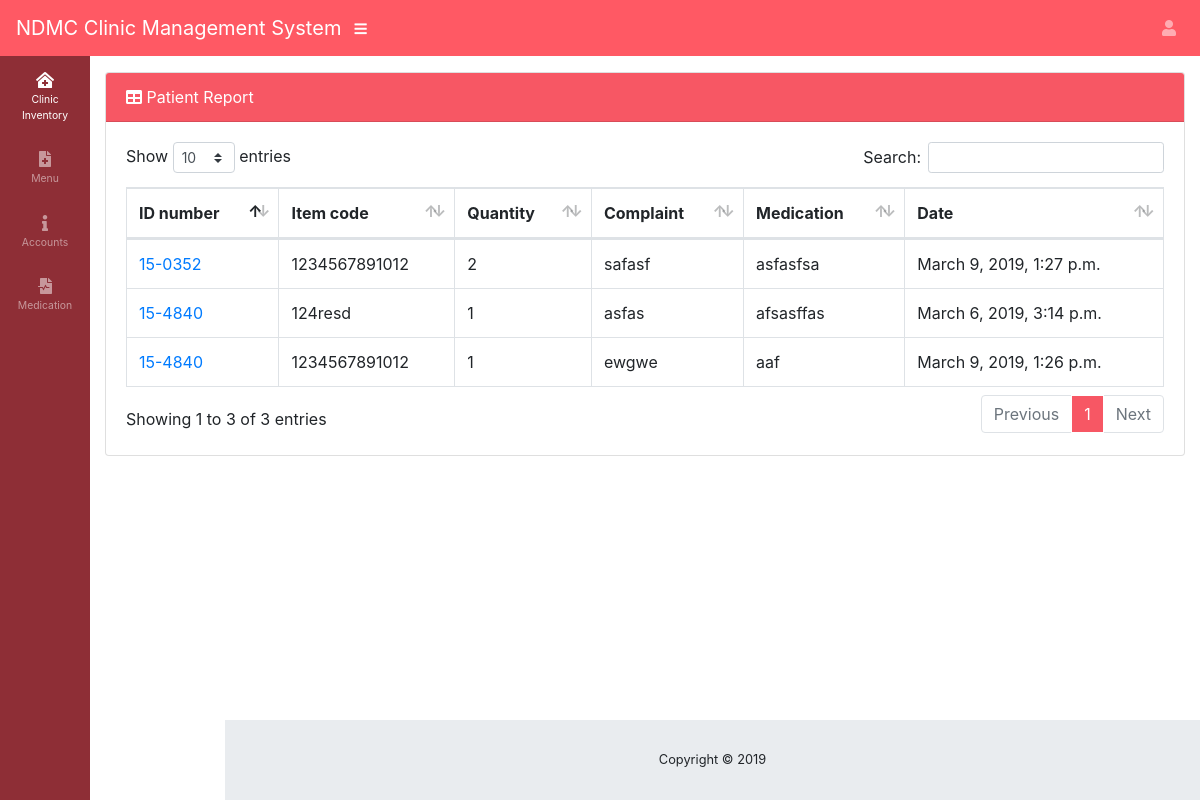
Screenshot of /medical/history (signed in) with the database file from the repository.
### medical/models.py (models this page shows, shortened)
class History(models.Model):
    user                    = models.ForeignKey(User, on_delete=models.CASCADE)
    id_number               = models.ForeignKey('Patient', on_delete=models.CASCADE)
    item_code               = models.ForeignKey('Stock', on_delete=models.CASCADE)
    quantity                = models.IntegerField()
    complaints              = models.TextField()
    medication              = models.TextField()
    date_created            = models.DateTimeField(auto_now_add=True)
    date_modified           = models.DateTimeField(auto_now=True)

class Patient(models.Model):
    user                    = models.ForeignKey(User, on_delete=models.CASCADE)
    id_number               = models.CharField(max_length=255)
    last_name               = models.CharField(max_length=255)
    first_name              = models.CharField(max_length=255)
    middle_name             = models.CharField(max_length=255)
    course                  = models.ForeignKey('Course', on_delete=models.CASCADE)
    status                  = models.CharField(
                                                max_length=9,
                                                choices=STATUS_CHOICES,
                                                default='single'
                                            )
    date_created            = models.DateTimeField(auto_now_add=True)
    date_modified           = models.DateTimeField(auto_now=True)
    def __str__(self):
        return '{}'.format(self.id_number)

class Stock(models.Model):
    user                    = models.ForeignKey(User, on_delete=models.CASCADE)
    barcode                 = models.ImageField(upload_to='media')
    number                  = models.CharField(max_length=255)
    description             = models.TextField()
    quantity                = models.IntegerField()
    actual_used             = models.IntegerField()
    date_created            = models.DateTimeField(auto_now_add=True)
    date_modified           = models.DateTimeField(auto_now=True)
    def __str__(self):
        return '{}'.format(self.number)

### medical/views.py (the view)
# urls.py: path('history', HistoryList.as_view(), name='history-list'),
class HistoryList(LoginRequiredMixin, View):
    def get(self, request, *args, **kwargs):
        post = History.objects.all()
        context = {
            'post': post,
        }
        return render(request, 'clinic/history-list.html', context)

### templates/clinic/history-list.html (shortened to what this page needs)
{% extends 'base.html' %}
{% load staticfiles %}
{% block content %}
<head>
  <link rel="stylesheet" href="{% static 'css/barcode.css' %}" />
</head>
<body id="page-top">
    <div id="content-wrapper">
      <div class="container-fluid">
        <div class="card mb-3">
          <div class="card-header">
            <i class="fas fa-table"></i>
            Patient Report</div>
          <div class="card-body">
            <div class="table-responsive">
              <table class="table table-bordered" id="dataTable" width="100%" cellspacing="0">
                <thead>
                  <tr>
                    <th>ID number</th>
                    <th>Item code</th>
                    <th>Quantity</th>
                    <th>Complaint</th>
                    <th>Medication</th>
                    <th>Date</th>
                  </tr>
                </thead>
                <tbody>
                  {% if post %}
                    {% for post in post %}
                      <tr>
                        <td><a href="{% url 'medical:per-student-report' post.pk %}">{{ post.id_number }}</a></td>
                        <td>{{ post.item_code }}</td>
                        <td>{{ post.quantity }}</td>
                        <td>{{ post.complaints }}</td>
                        <td>{{ post.medication }}</td>
                        <td>{{ post.date_created }}</td>
                      </tr>
                  {% endfor %}
                {% endif %}
                </tbody>
              </table>
            </div>
          </div>
        </div>
      </div>
      <footer class="sticky-footer">
        <div class="container my-auto">
          <div class="copyright text-center my-auto">
            <span>Copyright © 2019</span>
          </div>
        </div>
      </footer>
    </div>
  </div>
{% endblock %}

### rows the page displays
History: id_number "15-4840", item_code "124resd", quantity "1", complaints "asfas", medication "afsasffas", date_created "March 6, 2019, 3:14 p.m."
History: id_number "15-4840", item_code "1234567891012", quantity "1", complaints "ewgwe", medication "aaf", date_created "March 9, 2019, 1:26 p.m."
History: id_number "15-0352", item_code "1234567891012", quantity "2", complaints "safasf", medication "asfasfsa", date_created "March 9, 2019, 1:27 p.m."
